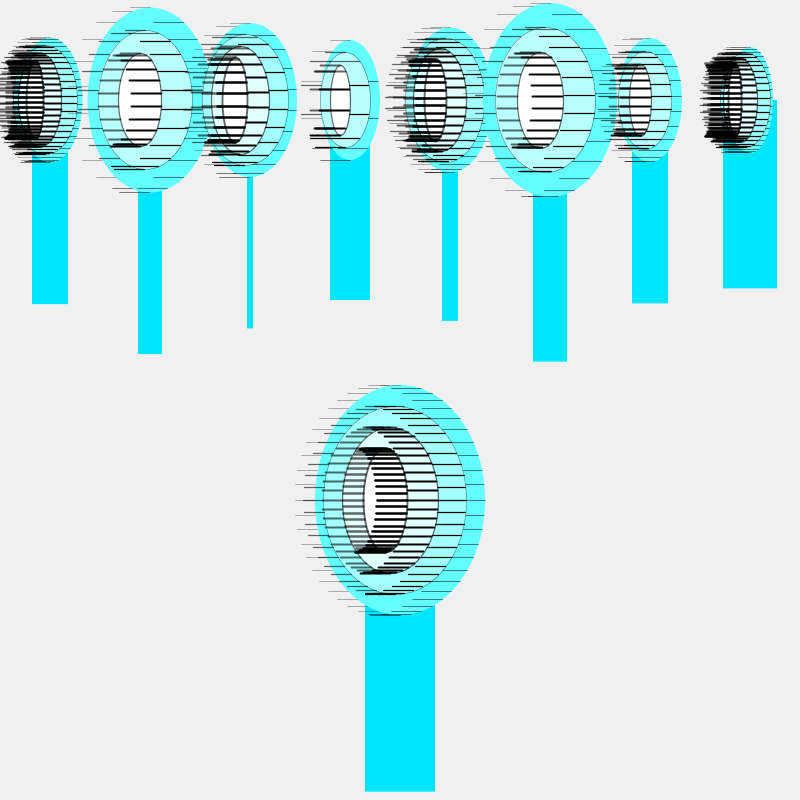
Frame 1 (no input)
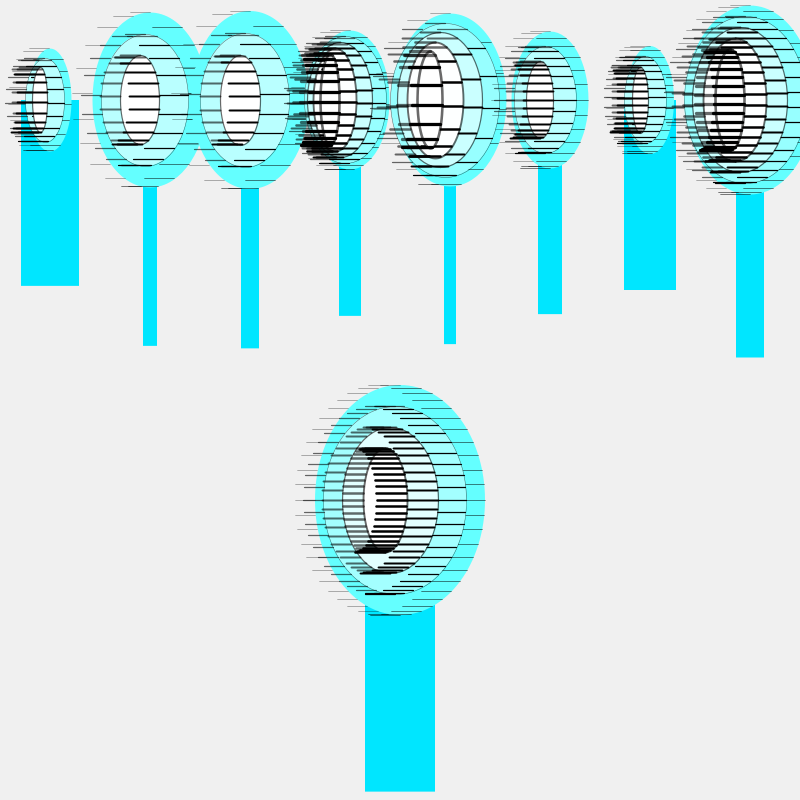
Frame 2 (the mouse pressed at the canvas centre, redrawn once)

The Processing sketch that drew these frames (run headless with seeded random() and noise(); the mouse was pressed at the canvas centre and the sketch redrawn once):

// Processing sketch: processing_115683
// ── processing_115683.pde

float hx, hy;

void setup() {
  size(800, 800);
  smooth();
  noLoop();
}

void draw() {
  background(240);

  for (int i = 50; i <= width; i += 100) {
    brush( i, 100, int(random(3, 6)), int(random(100, 200)), int(random(10, 48)) );
  }
  brush( width/2, 500, 4, 230, 48);
}

void brush(float a, float y, int number, int size, int d) {
  noStroke();
  //handle
  fill(0, 230, 255);
  float c = 80;
  float e = 100 + size/1.2;
  quad(a-size/2+c, y, a-size/2+c, y + e, a+size/2-c, y + e, a+size/2-c, y);
  //brush head------------------------------

  float steps = size/number;
  float value = 255/number;

  for ( int i = 0; i < number; i++) {
    float x = a - i*5;
    float rx = size - i*steps - 60/(i+1);
    float ry = size - i*steps + i*15;

    fill(value*i + 100, 255, 255);
    ellipse(x, y, rx, ry);

    //hairs--------------------------------
    float inc = TWO_PI / d;
    for (int h=1; h<=d; h++) {
      float sw = i*0.7 + 0.5;
      float xn = x+cos(h*inc - HALF_PI) * rx/2;
      float yn = y+sin(h*inc - HALF_PI) * ry/2;
      strokeWeight(sw);
      if ( h <= d/2) {
        line(xn, yn, xn - 30, yn);
        stroke(0, 255);
      } 
      else {
        line(xn, yn, xn - 20, yn);
        stroke(0, 150);
      }
    }
  }
}
